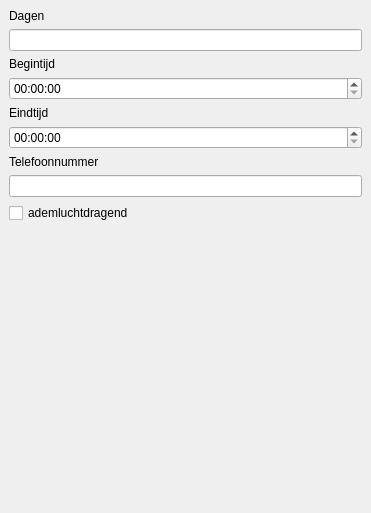
<?xml version="1.0" encoding="UTF-8"?>
<ui version="4.0">
 <class>Veiligheidsvoorziening</class>
 <widget class="QDockWidget" name="Veiligheidsvoorziening">
  <property name="geometry">
   <rect>
    <x>0</x>
    <y>0</y>
    <width>371</width>
    <height>513</height>
   </rect>
  </property>
  <property name="features">
   <set>QDockWidget::DockWidgetMovable</set>
  </property>
  <property name="windowTitle">
   <string>Bedrijfshulpverlening</string>
  </property>
  <widget class="QWidget" name="dockWidgetContents">
   <layout class="QGridLayout" name="gridLayout">
    <item row="0" column="0">
     <layout class="QVBoxLayout" name="verticalLayout">
      <property name="sizeConstraint">
       <enum>QLayout::SetNoConstraint</enum>
      </property>
      <item>
       <widget class="QLabel" name="label">
        <property name="text">
         <string>Dagen</string>
        </property>
       </widget>
      </item>
      <item>
       <widget class="QLineEdit" name="dagen"/>
      </item>
      <item>
       <widget class="QLabel" name="label_2">
        <property name="text">
         <string>Begintijd</string>
        </property>
       </widget>
      </item>
      <item>
       <widget class="QTimeEdit" name="tijdvakbegin"/>
      </item>
      <item>
       <widget class="QLabel" name="label_3">
        <property name="text">
         <string>Eindtijd</string>
        </property>
       </widget>
      </item>
      <item>
       <widget class="QTimeEdit" name="tijdvakeind"/>
      </item>
      <item>
       <widget class="QLabel" name="label_5">
        <property name="text">
         <string>Telefoonnummer</string>
        </property>
       </widget>
      </item>
      <item>
       <widget class="QLineEdit" name="telefoonnummer"/>
      </item>
      <item>
       <widget class="QCheckBox" name="ademluchtdragend">
        <property name="text">
         <string>ademluchtdragend</string>
        </property>
       </widget>
      </item>
      <item>
       <spacer name="verticalSpacer">
        <property name="orientation">
         <enum>Qt::Vertical</enum>
        </property>
        <property name="sizeHint" stdset="0">
         <size>
          <width>0</width>
          <height>0</height>
         </size>
        </property>
       </spacer>
      </item>
     </layout>
    </item>
   </layout>
  </widget>
 </widget>
 <resources/>
 <connections/>
</ui>
